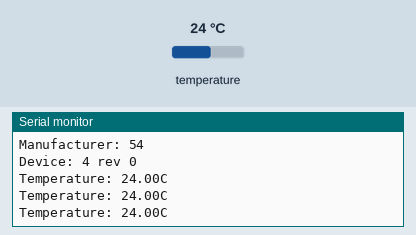
This sketch was run on a simulated Raspberry Pi Pico. Parts: the last lines printed to the serial monitor. Wiring (inferred from the names in the program): MCP9808 temperature sensor at I2C address 0x18. The inputs (shaded band) are chosen by the test bench; at power-on: temperature 24 °C.

Above: at 1.8 s.
1.9 s: temperature set to 12 °C
At 2.4 s:
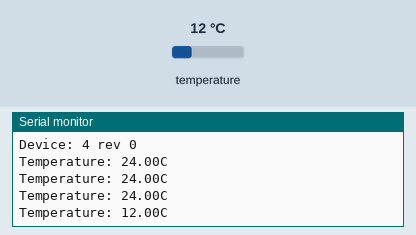
3.4 s: temperature set to 19 °C
At 3.9 s:
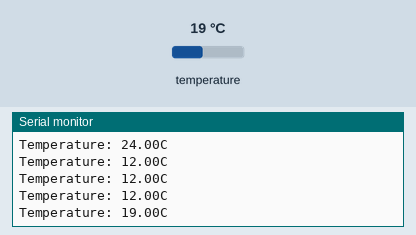
Timing chart, 0 to 6.4 s (numbered marks = the images above; inputs shaded):
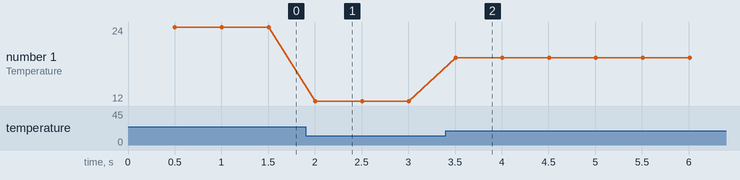

The sketch:

mcp9808_arduino.ino
```cpp
// MCP9808 Temperature Sensor Example

#include <Wire.h>

// MCP9808 I2C Address
#define ADDR      0x18

// MCP9808 Registers
#define REG_CONFIG  1
#define REG_UPPER   2
#define REG_LOWER   3
#define REG_CRIT    4
#define REG_TA      5
#define REG_MANID   6
#define REG_DEVID   7
#define REG_RESOL   8

// Initialization
void setup() {
  Serial.begin (115200);
  Wire.setSDA(16);
  Wire.setSCL(17);
  Wire.begin();

  // Check manufacture and device IDs
  uint16_t manID = ReadReg16(REG_MANID);
  uint16_t devID = ReadReg16(REG_DEVID);
  Serial.print ("Manufacturer: ");
  Serial.println (manID, HEX);
  Serial.print ("Device: ");
  Serial.print (devID >> 8, HEX);
  Serial.print (" rev ");
  Serial.println (devID & 0xFF);

  // Set limits for the Alert output
  WriteReg16(REG_CRIT,EncodeTemp(30.0));
  WriteReg16(REG_UPPER,EncodeTemp(23.0));
  WriteReg16(REG_LOWER,EncodeTemp(20.0));
  WriteReg16(REG_CONFIG,0x0008);
}

// Main loop: read temperature
void loop() {
  delay (500);
  Serial.print("Temperature: ");
  Serial.print(DecodeTemp(ReadReg16(REG_TA)));
  Serial.println("C");
}

// Encode temperature for sensor
int16_t EncodeTemp (float temp)
{
  if (temp >= 0) {
    return ((uint16_t) (temp/0.25)) << 2;
  } else {
    return ((uint16_t) (2048 + temp/0.25)) << 2;
  }
}

// Decode temperature from sensor
float DecodeTemp (int16_t val)
{
  bool sign = (val & 0x1000) != 0;
  val = val & 0x1FFF;
  if (sign) {
    val = val - 0x2000;
  }
  return (float)val/16.0;
}

//Write a 16-bit value into a register
void WriteReg16 (byte reg, int16_t val)
{
  Wire.beginTransmission(ADDR);
  Wire.write(reg);
  Wire.write((val >> 8) & 0xFF);
  Wire.write(val & 0xFF);
  Wire.endTransmission();
}

// Read a 16-bit value from a register
int16_t ReadReg16 (byte reg)
{
  uint16_t val;

  // Select register
  Wire.beginTransmission(ADDR);
  Wire.write(reg);
  Wire.endTransmission();

  // Read value
  Wire.requestFrom(ADDR, 2);
  val = Wire.read() << 8;
  val |= Wire.read();
  return (int16_t) val;
} 
```

Measured:
- after the input at 1.9 s, the serial monitor: prints a new line after 0.10 s (image 1)
- after the input at 3.4 s, the serial monitor: prints a new line after 0.11 s (image 2)
- plotted number 1: 24 → 12 after the input at 1.9 s, 12 → 19 after the input at 3.4 s
